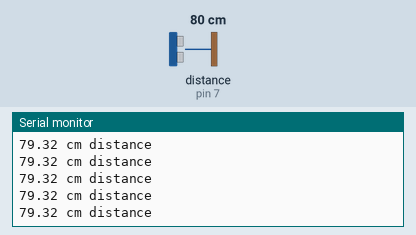
Recording of a sketch running on a simulated Arduino Uno, built with avr-gcc and run on an emulated ATmega328P. Shown: the last lines printed to the serial monitor. Wiring (inferred from the names in the program): ultrasonic range finder: trigger pin 5; echo pin 7. The test bench sets the inputs (shaded band); at power-on: distance to the obstacle (sensor on pin 7) 80 cm. The echo pulse lasts 58.3 µs per cm.

Above: at 1.2 s.
1.3 s: distance to the obstacle (sensor on pin 7) set to 2 cm
At 2.4 s:
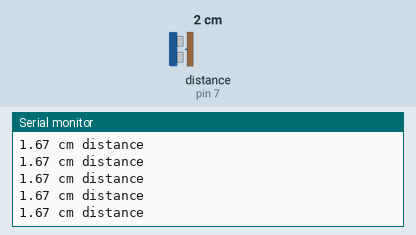
4.3 s: distance to the obstacle (sensor on pin 7) set to 120 cm
At 5.2 s:
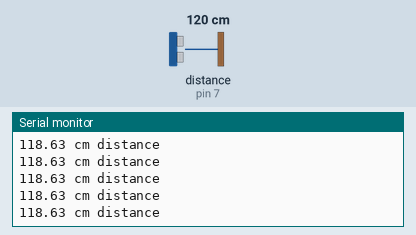
7.3 s: distance to the obstacle (sensor on pin 7) set to 4 cm
At 8.1 s:
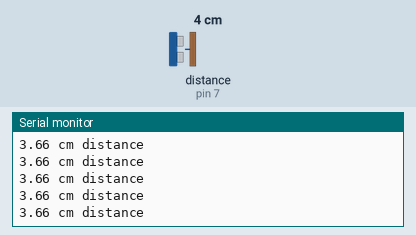
10.3 s: distance to the obstacle (sensor on pin 7) set to 18 cm
At 11.1 s:
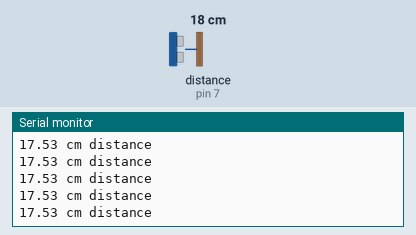
16.3 s: distance to the obstacle (sensor on pin 7) set to 250 cm
At 17.4 s:
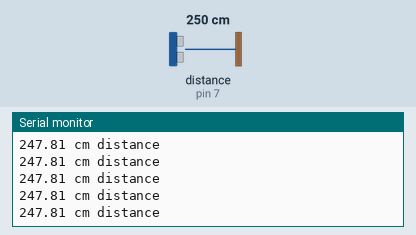
19.3 s: distance to the obstacle (sensor on pin 7) set to 9 cm
At 20.3 s:
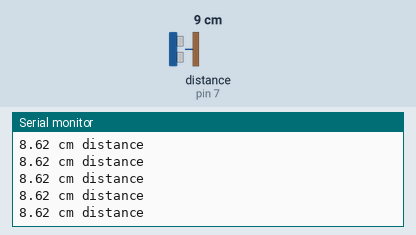
Timing chart, 0 to 22.3 s (numbered marks = the images above; inputs shaded):
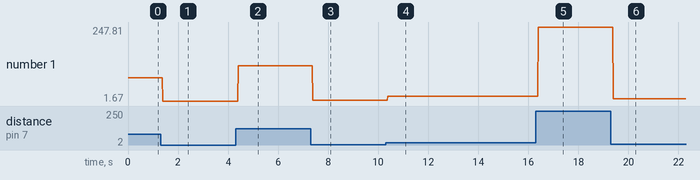

The sketch:

_ultra_sonic1.ino
```cpp
// C++ code
//
#define TRIG 5
#define ECHO 7
float time,distance;
void setup()
{
  Serial.begin(9600);
  pinMode(TRIG,OUTPUT);
  pinMode(ECHO,INPUT);
}
void loop()
{
  digitalWrite(TRIG,LOW);
  delayMicroseconds(2);

  digitalWrite(TRIG,HIGH);
  delayMicroseconds(10);

  digitalWrite(TRIG,LOW);

  time=pulseIn(ECHO,HIGH);
  distance=(time*0.034)/2;

  Serial.println(" cm distance");
  Serial.print(distance);


}


  
```

Measured:
- after the input at 1.3 s, the serial monitor: prints a new line after 0.08 s (image 1)
- after the input at 4.3 s, the serial monitor: prints a new line after 0.10 s (image 2)
- after the input at 7.3 s, the serial monitor: prints a new line after 0.09 s (image 3)
- after the input at 10.3 s, the serial monitor: prints a new line after 0.09 s (image 4)
- after the input at 16.3 s, the serial monitor: prints a new line after 0.09 s (image 5)
- after the input at 19.3 s, the serial monitor: prints a new line after 0.09 s (image 6)
- plotted number 1: 79.32 → 1.67 after the input at 1.3 s, 1.67 → 118.63 after the input at 4.3 s, 118.63 → 3.66 after the input at 7.3 s, 3.66 → 17.53 after the input at 10.3 s, 17.53 → 247.81 after the input at 16.3 s
